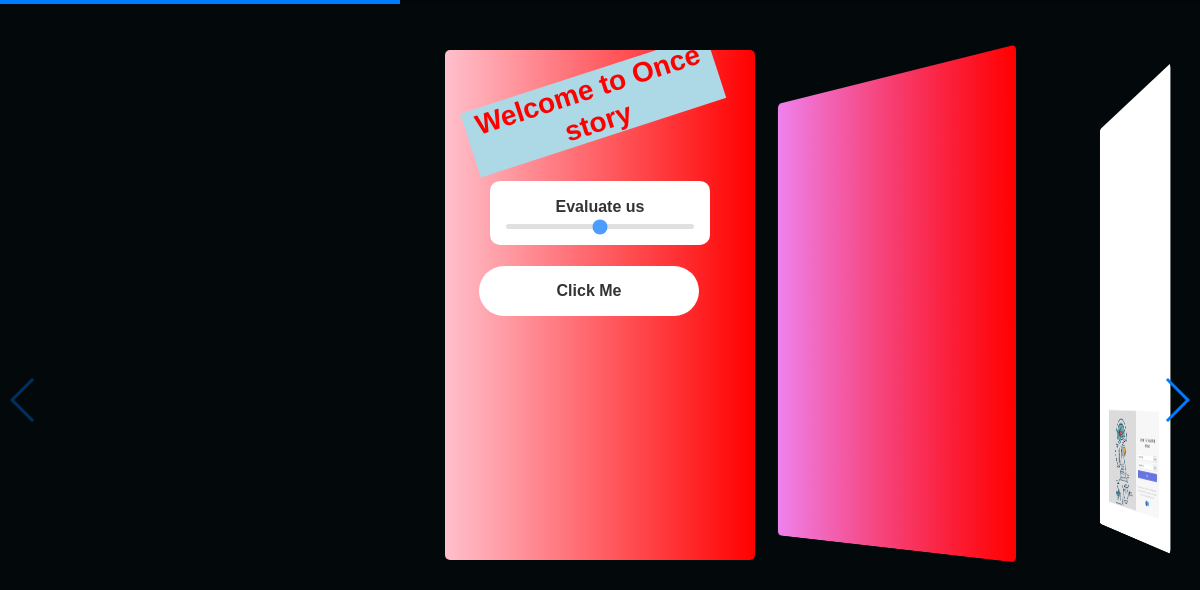
Page /preview/E88j9R/ on the committed database.
### clone_app/models.py (models this page shows, shortened)
class components(models.Model):
    typeChoices = (
        ('image','image'),
        ('text','text'),
        ('emoji','emoji'),
        ('sticker','sticker'),
        ('unsplash','unsplash'),
        ('gif','gif'),
        ('yesNo','yesNo'),
        ('check','check'),
        ('radio','radio'),
        ('timer','timer'),
        ('range','range'),
        ('button','button'),
        ('checkout','checkout'),
    )
    user = models.ForeignKey(User, on_delete=models.CASCADE)
    type = models.CharField(max_length=500, choices=typeChoices)
    title = models.CharField(max_length=500, default="default text for widget", blank=True, null=True)
    href = models.URLField(blank=True, null=True)
    target = models.CharField(max_length=500, blank=True, null=True)
    image = models.ImageField(blank=True, null=True)
    src = models.TextField(blank=True, null=True)
    html = models.TextField(blank=True, null=True)
    choices = models.ManyToManyField(choices, null=True, blank=True)
    choiceSum = models.IntegerField(blank=True, null=True, default=0)
    clicks = models.IntegerField(blank=True, null=True, default=0)
    rangeTimes = models.FloatField(blank=True, null=True, default=0)
    rangeCount = models.IntegerField(blank=True, null=True, default=0)
    yesTimes = models.IntegerField(blank=True, null=True, default=0)
    noTimes = models.IntegerField(blank=True, null=True, default=0)
    yesNoCount = models.IntegerField(blank=True, null=True, default=0)
    hours = models.IntegerField(blank=True, null=True)
    minutes = models.IntegerField(blank=True, null=True)
    date = models.DateField(blank=True, null=True)
    transX = models.CharField(max_length=500, default="-50%")
    transY = models.CharField(max_length=500, default="-50%")
    top = models.CharField(max_length=500, default="50%")
    left = models.CharField(max_length=500, default="50%")
    width = models.CharField(max_length=500, default="220px")
    height = models.CharField(max_length=500, default="auto")
    rotation = models.CharField(max_length=500, default="0deg")
    background = models.CharField(max_length=500, blank=True, null=True, default="white")
    color = models.CharField(max_length=500, blank=True, null=True, default="#333")
    fontSize = models.CharField(max_length=500, blank=True, null=True)
    fontFamily = models.CharField(max_length=500, blank=True, null=True, default="Helvetica")
    textAlign = models.CharField(max_length=500, blank=True, null=True, default="center")

### clone_app/views.py (the view)
# urls.py: path('preview/<str:code>/',views.preview,name="preview"),
def preview(request, code):
    context = {}
    ids = []
    storySet = storiesSet.objects.get(code=code)
    storySet.views += 1
    storySet.save()
    context['storySet'] = storySet
    return render(request, 'preview.html', context)

### clone_app/templates/preview.html (shortened to what this page needs)
{% load static %}
<html class="no-js" lang="zxx">
<head>
    <link rel="stylesheet" href="{% static 'css/mdb.min.css' %}">
    <link rel="stylesheet" href="{% static 'css/fontawesome-free.css' %}">
    <link rel="stylesheet" href="{% static 'css/bootstrap.min.css' %}">
    <link rel="stylesheet" href="{% static 'css/swiper.css' %}">
    <link rel="stylesheet" href="{% static 'css/emojionearea.min.css' %}">
</head>
<body>
    <div class="swiper-container">
        <div class="swiper-wrapper">
            {% for story in storySet.storiesSet.all %}
                <div class="swiper-slide">
                    <div id="story_{{story.id}}" class="contentcard">
                        <div class="innerStoryCard" style="position: relative; overflow:hidden; background: {{story.background}};">
                            {% for component in story.components.all %}
                            <div class="editableContainerAbsoluteContainer">
                                <div id="{{component.type}}_{{component.id}}" style="width: {{component.width}}; height: {{component.height}}; top: {{component.top}}; left: {{component.left}}; transform: translate(-50%, -50%) rotate({{component.rotation}});" class="editable-container">
                                    {% if component.type == 'image' %}
                                        <img class="image-fluid" src="{{component.image.url}}" alt="">
                                    {% elif component.type == 'text' or component.type == 'block' %}
                                        {% autoescape off %}
                                            {{component.html}}
                                        {% endautoescape %}
                                    {% elif component.type == 'range' %}
                                        <div style="background: {{component.background}};" class="engage-card p-3">
                                            <h6 style="color: {{component.color}};" class="text-center bold includeText">{{component.title}}</h6>
                                            <input onchange="setRange(this)" class="rangeSlider" type="range">
                                        </div>
                                    {% elif component.type == 'button' %}
                                        <div style="cursor: pointer; background: {{component.background}}; color: {{component.color}};" class="clickmebtn includeText">
                                        <a {% if component.target == "blank" %}target="blank"{%endif%} href="{{component.href}}" style="display: block; color: {{component.color}};">{{component.title}}</a>
                                        </div>
                                    {% elif component.type == 'emoji' %}
                                        <img class="emojioneemoji" src="{{component.src}}" alt="">
                                    {% elif component.type == 'sticker' or component.type == 'gif' %}
                                        <img class="image-fluid" src="{{component.src}}" alt="">
                                        <a {% if component.target == "blank" %}target="blank"{%endif%} href="{{component.href}}" style="opacity: 0; display: block; width: 100%; height: 100%; position: absolute; top: 0; left: 0;"></a>
                                    {% elif component.type == 'unsplash' %}
                                        <img class="image-fluid" src="{{component.src}}" alt="">
                                    {% endif %}
                                </div>
                            </div>
                        {% endfor %}
                        </div>
                    </div>
                </div>
            {% endfor %}
        </div>
        <div id="swiper-button-next" class="swiper-button-next"></div>
        <div id="swiper-button-prev" class="swiper-button-prev"></div>
    </div>
</body>
</html>

### clone_app/templates/preview.html (style rules this page uses)
.editableContainerAbsoluteContainer { position: absolute; top: 0; left: 0; width: 100%; height: 100%; }
.editable-container { position: relative; z-index: 5; border: none; transition: all 0.2s ease; top: 50%; left: 50%; transform: translate(-50%, -50%); }
.clickmebtn { width: 100%; height: 50px; background: dodgerblue; border-radius: 25px; text-align: center; color: white; font-weight: bold; line-height: 50px; cursor: pointer; }
.clickmebtn a, .clickmebtn a:hover { text-decoration: none; }
.engage-card { background: white; border-radius: 10px; }
.v-center { display: table-cell; vertical-align: middle; }
.text-bg { background: violet; }
.bold { font-weight: bold; }
.image-fluid { max-width: 100%; max-height: 100%; display: block; margin: auto; }
html { scroll-behavior: smooth; }
body { margin: 0; padding: 0; font-family: Arial, Helvetica, sans-serif; overflow-x: hidden; background: rgb(3,9,11); }
.contentcard { width: 100%; height: 100%; }
.innerStoryCard { width: 100%; height: 100%; border-radius: 5px; }
.swiper-container { width: 100%; height: 100%; padding-top: 50px; padding-bottom: 50px; }
.swiper-slide { background-position: center; background-size: cover; width: 310px; height: 510px; }
.rangeSlider, .rangeSlider:focus { -webkit-appearance: none; width: 100%; height: 5px; border-radius: 5px; background: #d3d3d3; outline: none; opacity: 0.7; -webkit-transition: .2s; transition: opacity .2s; }

### rows in the picture
components: {{ component.width }} 257.5 (drawn), html "Welcome to Once story"
components: title "Click Me"
components: title "Evaluate us"
components: image (picture)
